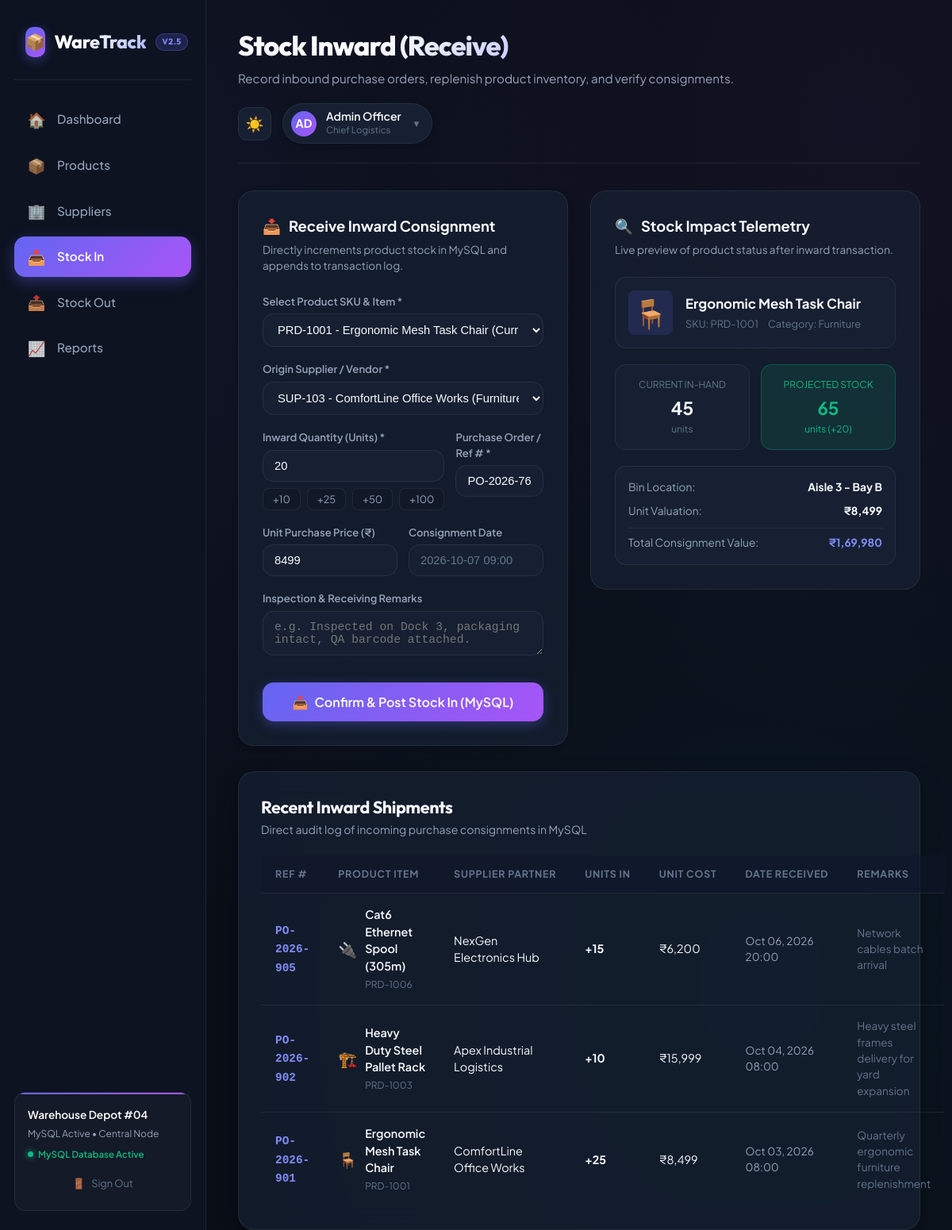
The page /stock-in.php on the database its author committed.
### tables this page shows
CREATE TABLE `stock_transactions` (
    `id` INT AUTO_INCREMENT PRIMARY KEY,
    `transaction_type` ENUM('IN', 'OUT') NOT NULL,
    `product_id` VARCHAR(50) NOT NULL,
    `supplier_id` VARCHAR(50) NULL,
    `quantity` INT NOT NULL,
    `reference_no` VARCHAR(100) NOT NULL,
    `reason` VARCHAR(100) DEFAULT 'Purchase Restock',
    `unit_price` DECIMAL(12, 2) NOT NULL DEFAULT 0.00,
    `recipient` VARCHAR(150) NULL,
    `notes` TEXT NULL,
    `created_at` TIMESTAMP DEFAULT CURRENT_TIMESTAMP,
    INDEX `idx_trans_type` (`transaction_type`),
    INDEX `idx_trans_prod` (`product_id`),
    INDEX `idx_trans_supp` (`supplier_id`),
    INDEX `idx_trans_created` (`created_at`)
);

CREATE TABLE `products` (
    `id` VARCHAR(50) NOT NULL PRIMARY KEY,
    `name` VARCHAR(255) NOT NULL,
    `category` VARCHAR(100) NOT NULL,
    `quantity` INT NOT NULL DEFAULT 0,
    `min_stock` INT NOT NULL DEFAULT 10,
    `price` DECIMAL(12, 2) NOT NULL DEFAULT 0.00,
    `location` VARCHAR(150) DEFAULT 'General Storage',
    `icon` VARCHAR(50) DEFAULT '📦',
    `supplier_id` VARCHAR(50) NULL,
    `created_at` TIMESTAMP DEFAULT CURRENT_TIMESTAMP,
    `updated_at` TIMESTAMP DEFAULT CURRENT_TIMESTAMP ON UPDATE CURRENT_TIMESTAMP,
    INDEX `idx_category` (`category`),
    INDEX `idx_quantity` (`quantity`),
    INDEX `idx_min_stock` (`min_stock`),
    INDEX `idx_prod_supplier` (`supplier_id`)
);

CREATE TABLE `suppliers` (
    `id` VARCHAR(50) NOT NULL PRIMARY KEY,
    `name` VARCHAR(255) NOT NULL,
    `contact_name` VARCHAR(100) NOT NULL,
    `email` VARCHAR(150) NOT NULL,
    `phone` VARCHAR(50) NOT NULL,
    `category` VARCHAR(100) NOT NULL,
    `address` VARCHAR(255) NOT NULL,
    `status` ENUM('Active', 'Preferred', 'On Hold') DEFAULT 'Active',
    `created_at` TIMESTAMP DEFAULT CURRENT_TIMESTAMP,
    INDEX `idx_supplier_category` (`category`),
    INDEX `idx_supplier_status` (`status`)
);

### stock-in.php (the view, shortened to what the rows shown need)
<?php
require_once __DIR__ . '/includes/functions.php';
$recentInward = getStockTransactions('IN', 15, '');
require_once __DIR__ . '/includes/header.php';
?>
<section class="table-section">
    <div class="section-header">
        <div>
            <h2>Recent Inward Shipments</h2>
        </div>
    </div>
    <div class="table-wrapper">
        <table class="data-table">
            <thead>
                <tr>
                    <th>Ref #</th>
                    <th>Product Item</th>
                    <th>Supplier Partner</th>
                    <th>Units In</th>
                    <th>Unit Cost</th>
                    <th>Date Received</th>
                    <th>Remarks</th>
                </tr>
            </thead>
            <tbody>
                <?php if (empty($recentInward)): ?>
                    <tr>
                        <td colspan="7" style="text-align: center; padding: 30px; color: var(--text-muted);">
                            No inward shipments recorded yet.
                        </td>
                    </tr>
                <?php else: ?>
                    <?php foreach ($recentInward as $tx): ?>
                        <tr>
                            <td>
                                <span style="font-family: monospace; font-weight: 600; color: var(--primary-light);"><?= e($tx['reference_no']) ?></span>
                            </td>
                            <td>
                                <div style="display: flex; align-items: center; gap: 10px;">
                                    <span style="font-size: 1.2rem;"><?= e($tx['product_icon'] ?? '📦') ?></span>
                                    <div>
                                        <div style="font-weight: 600; color: var(--text-primary);"><?= e($tx['product_name']) ?></div>
                                        <small style="color: var(--text-muted);"><?= e($tx['product_id']) ?></small>
                                    </div>
                                </div>
                            </td>
                            <td>
                                <?= !empty($tx['supplier_name']) ? e($tx['supplier_name']) : '<span style="color:var(--text-muted)">General Vendor</span>' ?>
                            </td>
                            <td>
                                <span class="badge in-stock" style="font-weight: 700;">+<?= (int)$tx['quantity'] ?></span>
                            </td>
                            <td>
                                <?= formatCurrency($tx['unit_price']) ?>
                            </td>
                            <td style="color: var(--text-secondary); font-size: 0.85rem;">
                                <?= date('M d, Y H:i', strtotime($tx['created_at'])) ?>
                            </td>
                            <td style="color: var(--text-muted); font-size: 0.85rem;">
                                <?= e($tx['notes'] ?: 'Stock intake verified') ?>
                            </td>
                        </tr>
                    <?php endforeach; ?>
                <?php endif; ?>
            </tbody>
        </table>
    </div>
</section>
<?php require_once __DIR__ . '/includes/footer.php'; ?>

### rows shown on the page
stock_transactions: reference_no "PO-2026-905", product.icon "🔌", product.name "Cat6 Ethernet Spool (305m)", product "PRD-1006", supplier.name "NexGen Electronics Hub", quantity "15", unit_price "₹6,200", created_at "Oct 06, 2026 20:00", notes "Network cables batch arrival"
stock_transactions: reference_no "PO-2026-902", product.icon "🏗️", product.name "Heavy Duty Steel Pallet Rack", product "PRD-1003", supplier.name "Apex Industrial Logistics", quantity "10", unit_price "₹15,999", created_at "Oct 04, 2026 08:00", notes "Heavy steel frames delivery for yard expansion"
stock_transactions: reference_no "PO-2026-901", product.icon "🪑", product.name "Ergonomic Mesh Task Chair", product "PRD-1001", supplier.name "ComfortLine Office Works", quantity "25", unit_price "₹8,499", created_at "Oct 03, 2026 08:00", notes "Quarterly ergonomic furniture replenishment"

### other values the page prints
$pageTitle "Stock Inward (Receive)"
$pageSubtitle "Record inbound purchase orders, replenish product inventory, and verify consignments."
$currentUser['initials'] "AD"
$currentUser['full_name'] "Admin Officer"
$currentUser['role'] "Chief Logistics"
form field product_id "PRD-1001 - Ergonomic Mesh Task Chair (Current: 45)"
form field supplier_id "SUP-103 - ComfortLine Office Works (Furniture)"
